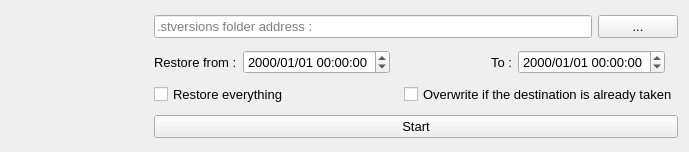
<?xml version="1.0" encoding="UTF-8"?>
<ui version="4.0">
 <class>MainWindow</class>
 <widget class="QMainWindow" name="MainWindow">
  <property name="geometry">
   <rect>
    <x>0</x>
    <y>0</y>
    <width>689</width>
    <height>148</height>
   </rect>
  </property>
  <property name="sizePolicy">
   <sizepolicy hsizetype="Expanding" vsizetype="Expanding">
    <horstretch>0</horstretch>
    <verstretch>0</verstretch>
   </sizepolicy>
  </property>
  <property name="font">
   <font>
    <pointsize>10</pointsize>
    <weight>50</weight>
    <bold>false</bold>
   </font>
  </property>
  <property name="windowTitle">
   <string>Syncthing .stversions restore utility</string>
  </property>
  <widget class="QWidget" name="centralWidget">
   <layout class="QGridLayout" name="gridLayout">
    <item row="0" column="0" rowspan="4">
     <widget class="QLabel" name="label_logo">
      <property name="minimumSize">
       <size>
        <width>130</width>
        <height>130</height>
       </size>
      </property>
      <property name="maximumSize">
       <size>
        <width>130</width>
        <height>130</height>
       </size>
      </property>
      <property name="pixmap">
       <pixmap resource="logo.qrc">:/logo/syncthing.png</pixmap>
      </property>
     </widget>
    </item>
    <item row="0" column="1" rowspan="4">
     <spacer name="horizontalSpacer_logo">
      <property name="orientation">
       <enum>Qt::Horizontal</enum>
      </property>
      <property name="sizeType">
       <enum>QSizePolicy::Fixed</enum>
      </property>
      <property name="sizeHint" stdset="0">
       <size>
        <width>7</width>
        <height>118</height>
       </size>
      </property>
     </spacer>
    </item>
    <item row="0" column="2" colspan="7">
     <widget class="QLineEdit" name="lineEdit_stversions">
      <property name="placeholderText">
       <string>.stversions folder address :</string>
      </property>
     </widget>
    </item>
    <item row="0" column="9">
     <widget class="QPushButton" name="pushButton_Browse">
      <property name="text">
       <string>...</string>
      </property>
     </widget>
    </item>
    <item row="1" column="2">
     <widget class="QLabel" name="label_from">
      <property name="sizePolicy">
       <sizepolicy hsizetype="Maximum" vsizetype="Preferred">
        <horstretch>0</horstretch>
        <verstretch>0</verstretch>
       </sizepolicy>
      </property>
      <property name="text">
       <string>Restore from :</string>
      </property>
     </widget>
    </item>
    <item row="1" column="3" colspan="2">
     <widget class="QDateTimeEdit" name="dateTimeEdit_from">
      <property name="sizePolicy">
       <sizepolicy hsizetype="Maximum" vsizetype="Fixed">
        <horstretch>0</horstretch>
        <verstretch>0</verstretch>
       </sizepolicy>
      </property>
      <property name="displayFormat">
       <string>yyyy/MM/dd HH:mm:ss</string>
      </property>
     </widget>
    </item>
    <item row="1" column="5" colspan="2">
     <spacer name="horizontalSpacer_from_to">
      <property name="orientation">
       <enum>Qt::Horizontal</enum>
      </property>
      <property name="sizeHint" stdset="0">
       <size>
        <width>168</width>
        <height>20</height>
       </size>
      </property>
     </spacer>
    </item>
    <item row="1" column="7">
     <widget class="QLabel" name="label_to">
      <property name="sizePolicy">
       <sizepolicy hsizetype="Maximum" vsizetype="Preferred">
        <horstretch>0</horstretch>
        <verstretch>0</verstretch>
       </sizepolicy>
      </property>
      <property name="text">
       <string>To :</string>
      </property>
     </widget>
    </item>
    <item row="1" column="8" colspan="2">
     <widget class="QDateTimeEdit" name="dateTimeEdit_to">
      <property name="sizePolicy">
       <sizepolicy hsizetype="Maximum" vsizetype="Fixed">
        <horstretch>0</horstretch>
        <verstretch>0</verstretch>
       </sizepolicy>
      </property>
      <property name="displayFormat">
       <string>yyyy/MM/dd HH:mm:ss</string>
      </property>
     </widget>
    </item>
    <item row="2" column="2" colspan="2">
     <widget class="QCheckBox" name="checkBox_restoreAll">
      <property name="text">
       <string>Restore everything</string>
      </property>
     </widget>
    </item>
    <item row="2" column="4" colspan="2">
     <spacer name="horizontalSpacer_checks">
      <property name="orientation">
       <enum>Qt::Horizontal</enum>
      </property>
      <property name="sizeHint" stdset="0">
       <size>
        <width>74</width>
        <height>20</height>
       </size>
      </property>
     </spacer>
    </item>
    <item row="2" column="6" colspan="4">
     <widget class="QCheckBox" name="checkBox_overwrite">
      <property name="sizePolicy">
       <sizepolicy hsizetype="Maximum" vsizetype="Fixed">
        <horstretch>0</horstretch>
        <verstretch>0</verstretch>
       </sizepolicy>
      </property>
      <property name="text">
       <string>Overwrite if the destination is already taken</string>
      </property>
     </widget>
    </item>
    <item row="3" column="2" colspan="8">
     <widget class="QPushButton" name="pushButton_Start">
      <property name="text">
       <string>Start</string>
      </property>
     </widget>
    </item>
   </layout>
  </widget>
 </widget>
 <layoutdefault spacing="6" margin="11"/>
 <resources>
  <include location="logo.qrc"/>
 </resources>
 <connections/>
</ui>
